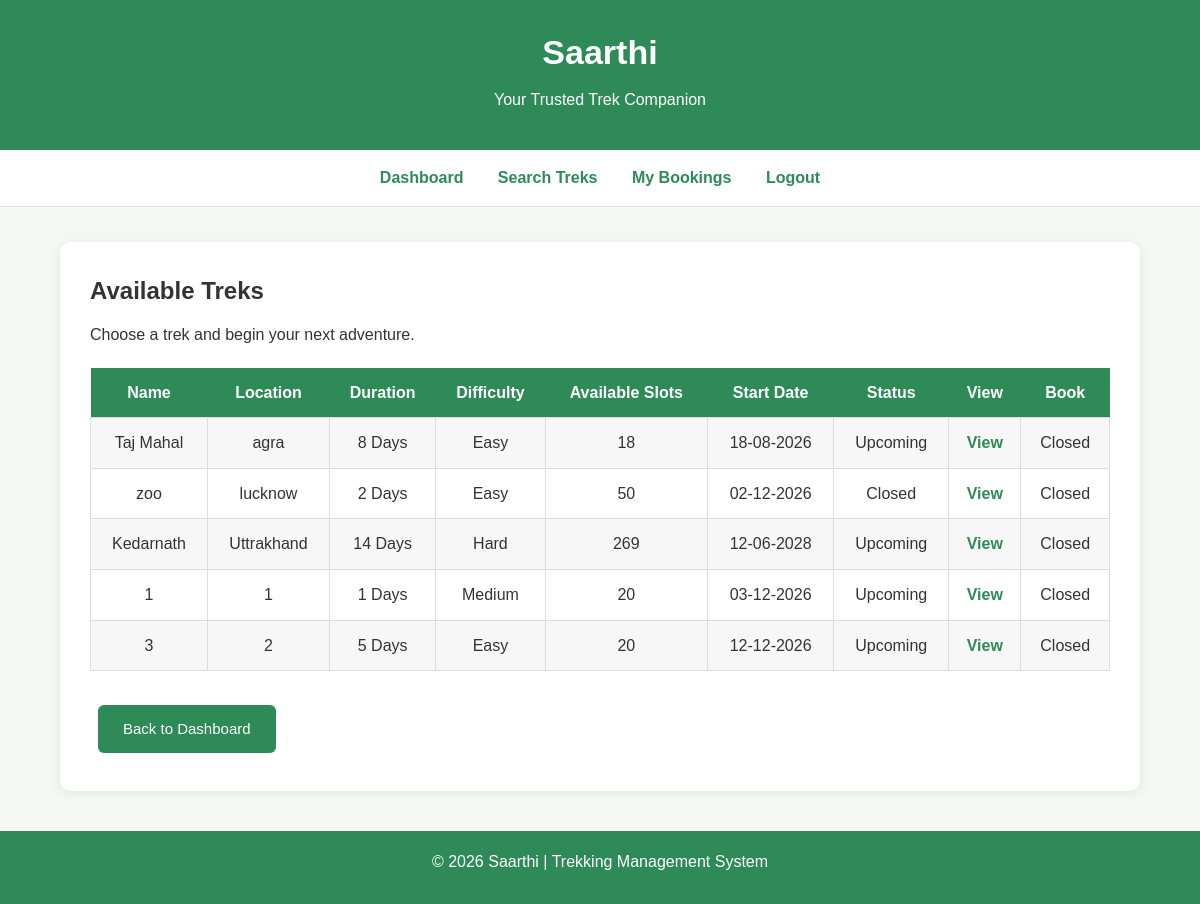
The app's page /browse_treks (signed in) with its own data.
### app.py (models this page shows)
class Trekking_table(db.Model):
    id = db.Column(db.Integer, primary_key=True)
    name = db.Column(db.String(100), nullable=False)
    location = db.Column(db.String(100), nullable=False)
    user_id = db.Column(db.Integer, db.ForeignKey('user.id'), nullable=False)
    description = db.Column(db.Text, nullable=False)
    duration = db.Column(db.Integer, nullable=False)
    start_date = db.Column(db.Date, nullable=False)
    difficulty = db.Column(db.String(20), default="Easy")
    staff_id = db.Column(db.Integer, db.ForeignKey('staff.id'))
    available_slots = db.Column(db.Integer, default=20)
    status = db.Column(db.String(20), default="Upcoming")
    progress = db.Column(db.String(20), default="Not Started")

### app.py (the view)
@app.route("/browse_treks")
def browse_treks():
    if "user_id" not in session:
        return redirect("/login")
    treks = Trekking_table.query.all()
    return render_template("User/browse_treks.html", treks=treks)

### templates/User/browse_treks.html (shortened to what this page needs)
<!doctype html>
<html lang="en">
  <head>
    <link
      rel="stylesheet"
      href="{{ url_for('static', filename='css/style.css') }}"
    />
  </head>
  <body>
    <header>
      <h1>Saarthi</h1>
      <p>Your Trusted Trek Companion</p>
    </header>
    <nav>
      <a href="/user">Dashboard</a>
      <a href="/search_treks">Search Treks</a>
      <a href="/my_bookings">My Bookings</a>
      <a href="/logout">Logout</a>
    </nav>
    <div class="container">
      <div class="card">
        <h2>Available Treks</h2>
        <p>Choose a trek and begin your next adventure.</p>
        {% if treks %}
        <table>
          <tr>
            <th>Name</th>
            <th>Location</th>
            <th>Duration</th>
            <th>Difficulty</th>
            <th>Available Slots</th>
            <th>Start Date</th>
            <th>Status</th>
            <th>View</th>
            <th>Book</th>
          </tr>
          {% for trek in treks %}
          <tr>
            <td>{{ trek.name }}</td>
            <td>{{ trek.location }}</td>
            <td>{{ trek.duration }} Days</td>
            <td>{{ trek.difficulty }}</td>
            <td>{{ trek.available_slots }}</td>
            <td>{{ trek.start_date.strftime("%d-%m-%Y") }}</td>
            <td>{{ trek.status }}</td>
            <td>
              <a href="/trek_details/{{ trek.id }}"> View </a>
            </td>
            <td>
              {% if trek.status == "Open" and trek.available_slots > 0 %}
              <a href="/book_trek/{{ trek.id }}"> Book </a>
              {% else %} Closed {% endif %}
            </td>
          </tr>
          {% endfor %}
        </table>
        {% else %}
        <p>No treks are available at the moment.</p>
        {% endif %}
        <br />
        <a href="/user" class="btn"> Back to Dashboard </a>
      </div>
    </div>
    <footer>
      <p>© 2026 Saarthi | Trekking Management System</p>
    </footer>
  </body>
</html>

### static/css/style.css (style rules this page uses)
* { margin:0; padding:0; box-sizing:border-box; }
body { font-family:Arial, Helvetica, sans-serif; background:#f4f8f3; color:#333; line-height:1.6; }
header { background:#2e8b57; color:white; text-align:center; padding:25px; }
header h1 { font-size:34px; margin-bottom:8px; }
header p { font-size:16px; }
nav { background:white; text-align:center; padding:15px; border-bottom:1px solid #dddddd; }
nav a { color:#2e8b57; text-decoration:none; margin:0 15px; font-weight:bold; }
.container { width:90%; max-width:1100px; margin:35px auto; }
.card { background:white; padding:30px; border-radius:10px; box-shadow:0 2px 8px rgba(0,0,0,0.08); margin-bottom:30px; }
.btn { display:inline-block; background:#2e8b57; color:white; text-decoration:none; padding:12px 25px; border-radius:6px; margin:8px; border:none; cursor:pointer; font-size:15px; }
table { width:100%; border-collapse:collapse; background:white; margin-top:20px; }
table th { background:#2e8b57; color:white; padding:12px; }
table td { padding:12px; border:1px solid #dddddd; text-align:center; }
table tr:nth-child(even) { background:#f7f7f7; }
table a { color:#2e8b57; text-decoration:none; font-weight:bold; }
h1 { margin-bottom:15px; }
h2 { margin-bottom:12px; }
p { margin-bottom:12px; }
a { color:#2e8b57; }
footer { margin-top:40px; background:#2e8b57; color:white; text-align:center; padding:18px; }

### records on screen
Trekking_table: name "Taj Mahal", location "agra", duration "8", difficulty "Easy", available_slots "18", start_date "18-08-2026", status "Upcoming", shows "Closed"
Trekking_table: name "zoo", location "lucknow", duration "2", difficulty "Easy", available_slots "50", start_date "02-12-2026", status "Closed"
Trekking_table: name "Kedarnath", location "Uttrakhand", duration "14", difficulty "Hard", available_slots "269", start_date "12-06-2028", status "Upcoming", shows "Closed"
Trekking_table: name "1", location "1", duration "1", difficulty "Medium", available_slots "20", start_date "03-12-2026", status "Upcoming", shows "Closed"
Trekking_table: name "3", location "2", duration "5", difficulty "Easy", available_slots "20", start_date "12-12-2026", status "Upcoming", shows "Closed"
